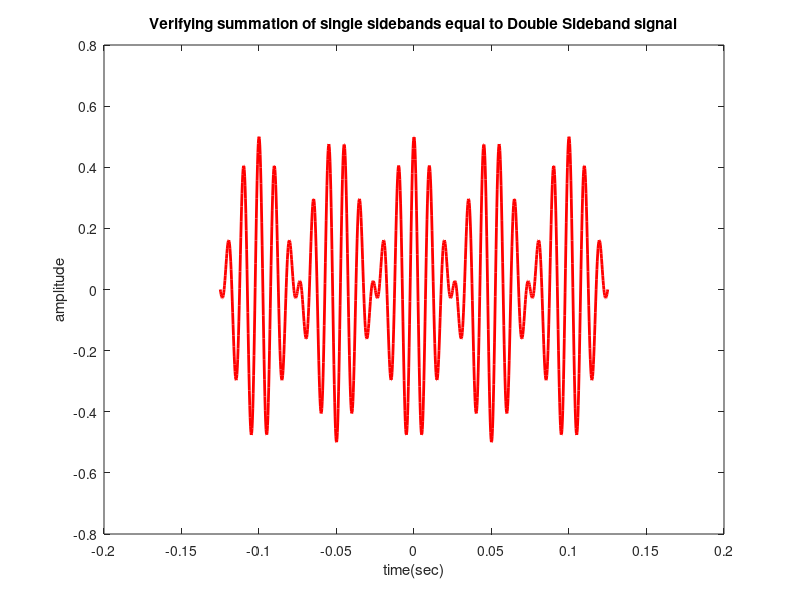

The MATLAB script that drew this image:
% frequency of message signal in Hz
fm = 10;

%frequency of carrier signal in Hz
fc = 100;

t = linspace(-0.125, 0.125, 1000);

%message signal
m = 0.5*cos(2*pi*fm*t);

%modulated signal/signal after Modulation
f = m.*cos(2*pi*fc*t);
%%

%plotting message signal and modulated signal
plot(t, m, "b--", "LineWidth", 2)
hold on
plot(t, f, "r-", "LineWidth", 2)
xlabel("time(sec)")
ylabel("amplitude")
title("Double Sideband Suppressed Carrier Modulation")
legend("message signal", "double sideband modulated signal")
hold off
%%
%calculating Hilbert Tranform of message signal
mh = imag(hilbert(m));

%Upper Sideband Signal
ssb = m.*cos(2*pi*fc*t) - mh.*sin(2*pi*fc*t);

%%
%plotting message signal and upper sideband signal
plot(t, m, "b--", "LineWidth", 2)
hold on
plot(t, ssb, "r-", "LineWidth", 2)
xlabel("time(sec)")
ylabel("amplitude")
title("Upper Sideband Signal")
legend("message signal", "upper sideband signal")
hold off
%%
%plotting message signal and lower sideband signal
slsb = m.*cos(2*pi*fc*t) + mh.*sin(2*pi*fc*t);
plot(t, m, "b--", "LineWidth", 2)
hold on
plot(t, slsb, "r-", "LineWidth", 2)
xlabel("time(sec)")
ylabel("amplitude")
title("Lower Sideband Signal")
legend("message signal", "lower sideband signal")
hold off
%%
%verifying that summation of upper sideband and lower sideband is equal to
%double side band modulated signal
plot(t, (ssb+slsb)/2, "r-", "LineWidth", 2)
xlabel("time(sec)")
ylabel("amplitude")
title("Verifying summation of single sidebands equal to Double Sideband signal")